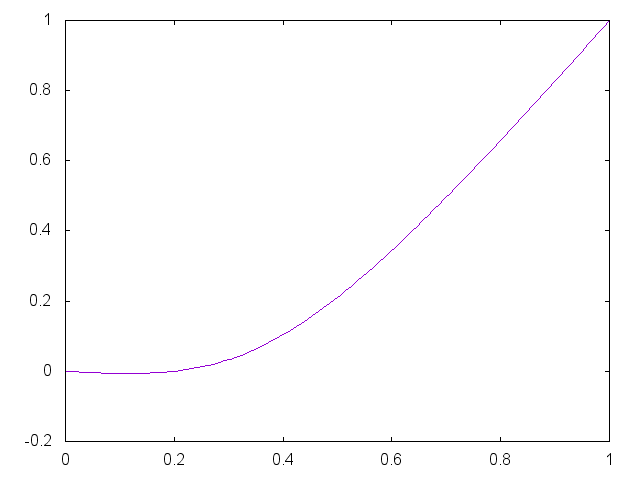

Write gnuplot code to recreate this figure.


set term png

set output "generate/static/generate/csplines-0.05-0.45.png"
plot '-' smooth csplines notitle
0 0
0.33 0.05
0.67 0.45 
1 1
e

reset;
